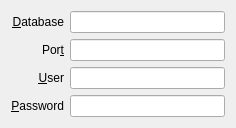
<?xml version="1.0" encoding="UTF-8"?>
<ui version="4.0">
 <class>LinterAuthWidget</class>
 <widget class="QWidget" name="LinterAuthWidget">
  <property name="geometry">
   <rect>
    <x>0</x>
    <y>0</y>
    <width>236</width>
    <height>122</height>
   </rect>
  </property>
  <property name="windowTitle">
   <string>Dialog</string>
  </property>
  <layout class="QGridLayout" name="gridLayout">
   <item row="0" column="0">
    <widget class="QLabel" name="label">
     <property name="text">
      <string>&amp;Database</string>
     </property>
     <property name="alignment">
      <set>Qt::AlignRight|Qt::AlignTrailing|Qt::AlignVCenter</set>
     </property>
     <property name="buddy">
      <cstring>databaseLineEdit</cstring>
     </property>
    </widget>
   </item>
   <item row="0" column="1">
    <widget class="QLineEdit" name="databaseLineEdit"/>
   </item>
   <item row="1" column="0">
    <widget class="QLabel" name="label_3">
     <property name="text">
      <string>Por&amp;t</string>
     </property>
     <property name="alignment">
      <set>Qt::AlignRight|Qt::AlignTrailing|Qt::AlignVCenter</set>
     </property>
     <property name="buddy">
      <cstring>portLineEdit</cstring>
     </property>
    </widget>
   </item>
   <item row="1" column="1">
    <widget class="QLineEdit" name="portLineEdit">
     <property name="inputMethodHints">
      <set>Qt::ImhDigitsOnly</set>
     </property>
     <property name="text">
      <string/>
     </property>
    </widget>
   </item>
   <item row="2" column="0">
    <widget class="QLabel" name="label_4">
     <property name="text">
      <string>&amp;User</string>
     </property>
     <property name="alignment">
      <set>Qt::AlignRight|Qt::AlignTrailing|Qt::AlignVCenter</set>
     </property>
     <property name="buddy">
      <cstring>userLineEdit</cstring>
     </property>
    </widget>
   </item>
   <item row="2" column="1">
    <widget class="QLineEdit" name="userLineEdit"/>
   </item>
   <item row="3" column="0">
    <widget class="QLabel" name="label_5">
     <property name="text">
      <string>&amp;Password</string>
     </property>
     <property name="alignment">
      <set>Qt::AlignRight|Qt::AlignTrailing|Qt::AlignVCenter</set>
     </property>
     <property name="buddy">
      <cstring>passwordLineEdit</cstring>
     </property>
    </widget>
   </item>
   <item row="3" column="1">
    <widget class="QLineEdit" name="passwordLineEdit">
     <property name="echoMode">
      <enum>QLineEdit::Password</enum>
     </property>
    </widget>
   </item>
   <item row="4" column="1">
    <spacer name="verticalSpacer">
     <property name="orientation">
      <enum>Qt::Vertical</enum>
     </property>
     <property name="sizeHint" stdset="0">
      <size>
       <width>20</width>
       <height>0</height>
      </size>
     </property>
    </spacer>
   </item>
  </layout>
 </widget>
 <resources/>
 <connections/>
</ui>
